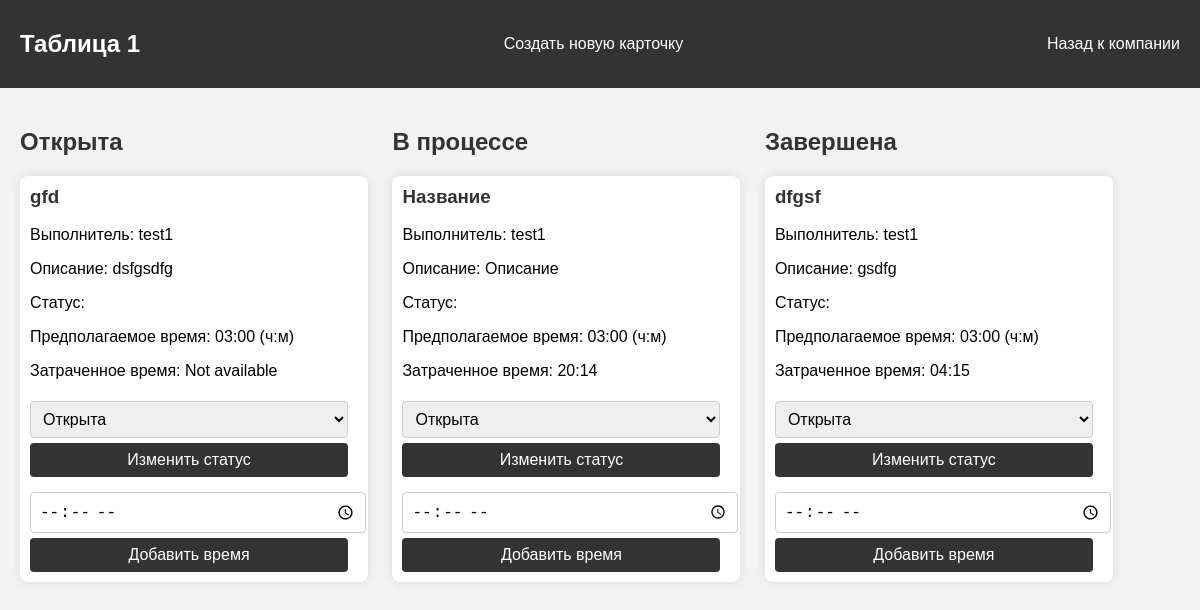
Page /agile-table/1 (signed in) on the committed database.
### app.py (models this page shows)
class AgileTable(Base):
    __tablename__ = 'agile'
    agile_id = Column(Integer, primary_key=True)
    agile_name = Column(String)
    company_id = Column(Integer, ForeignKey('company.company_id'))
    company = relationship("Company", back_populates="agile_tables")
    cards = relationship("Card", back_populates="agile")

class Card(Base):
    __tablename__ = 'card'
    card_id = Column(Integer, primary_key=True)
    card_title = Column(String)
    card_description = Column(String)
    creator_id = Column(Integer, ForeignKey('user.user_id'))
    creator = relationship("User", backref="created_cards")
    status_card_id = Column(Integer, ForeignKey('status_card.status_card_id'), default=1)
    status_card = relationship("StatusCard", back_populates="cards")
    estimated_time = Column(DateTime)
    actual_time = Column(DateTime)
    agile_id = Column(Integer, ForeignKey('agile.agile_id'))
    agile = relationship("AgileTable", back_populates="cards")

class User(Base):
    __tablename__ = 'user'
    user_id = Column(Integer, primary_key=True)
    username = Column(String, unique=True)
    email = Column(String, unique=True)
    password = Column(LargeBinary)
    company_staff = relationship("CompanyStaff", back_populates="user")
    user_role_id = Column(Integer, ForeignKey('user_role.user_role_id'))
    user_role = relationship("UserRole", back_populates="users")

### app.py (the view)
@app.route('/agile-table/<int:agile_id>')
def agile_table(agile_id):
    user_id = session['user_id']
    user_cards = Session.query(Card).filter_by(creator_id=user_id).all()
    for card in user_cards:
        print(card.card_title)
    agile_table = Session.query(AgileTable).get(agile_id)
    return render_template('agile_table.html', agile_table=agile_table)

### templates/agile_table.html (shortened to what this page needs)
<!DOCTYPE html>
<html lang="ru">
<head>
    <link rel="stylesheet" href="../static/agile_table.css">
</head>
<body>
    <div class="navbar">
        <h2 class="agile">{{ agile_table.agile_name }}</h2>
        <a href="/agile-table/{{ agile_table.agile_id }}/create-card" class="create-card-link">Создать новую карточку</a>
        <a href="/company/{{ agile_table.company_id }}" class="back-link">Назад к компании</a>
    </div>
    <div class="container">
        <div class="column">
            <h2>Открыта</h2>
            <ul>
                {% for card in agile_table.cards %}
                    {% if card.status_card_id == 1 %}
                        <li class="card">
                            <h3>{{ card.card_title }}</h3>
                            <p class="creator">Выполнитель: {{ card.creator.username }}</p>
                            <p class="description">Описание: {{ card.card_description }}</p>
                            <p class="status">Статус: {{ card.status_card.status_card_name }}</p>
                            <p class="estimated-time">Предполагаемое время: {{ card.estimated_time.strftime('%H:%M') }} (ч:м)</p>
                            {% if card.actual_time %}
                                <p class="actual-time">Затраченное время: {{ card.actual_time.strftime('%H:%M') }}</p>
                            {% else %}
                                <p class="actual-time">Затраченное время: Not available</p>
                            {% endif %}
                            <form action="/change-status/{{ card.card_id }}" method="POST" class="status-form">
                                <select name="new_status_id" class="status-select">
                                    <option value="1">Открыта</option>
                                </select>
                                <button type="submit" class="status-button">Изменить статус</button>
                            </form>
                            <form action="/add-elapsed-time/{{ card.card_id }}" method="POST" class="time-form">
                                <input type="time" name="elapsed_time" required class="time-input">
                                <button type="submit" class="time-button">Добавить время</button>
                            </form>
                        </li>
                    {% endif %}
                {% endfor %}
            </ul>
        </div>
        <div class="column">
            <h2>В процессе</h2>
            <ul>
                {% for card in agile_table.cards %}
                    {% if card.status_card_id == 2 %}
                        <li class="card">
                            <h3>{{ card.card_title }}</h3>
                            <p class="creator">Выполнитель: {{ card.creator.username }}</p>
                            <p class="description">Описание: {{ card.card_description }}</p>
                            <p class="status">Статус: {{ card.status_card.status_card_name }}</p>
                            <p class="estimated-time">Предполагаемое время: {{ card.estimated_time.strftime('%H:%M') }} (ч:м)</p>
                            {% if card.actual_time %}
                                <p class="actual-time">Затраченное время: {{ card.actual_time.strftime('%H:%M') }}</p>
                            {% else %}
                                <p class="actual-time">Затраченное время: Not available</p>
                            {% endif %}
                            <form action="/change-status/{{ card.card_id }}" method="POST" class="status-form">
                                <select name="new_status_id" class="status-select">
                                    <option value="1">Открыта</option>
                                </select>
                                <button type="submit" class="status-button">Изменить статус</button>
                            </form>
                            <form action="/add-elapsed-time/{{ card.card_id }}" method="POST" class="time-form">
                                <input type="time" name="elapsed_time" required class="time-input">
                                <button type="submit" class="time-button">Добавить время</button>
                            </form>
                        </li>
                    {% endif %}
                {% endfor %}
            </ul>
        </div>
        <div class="column">
            <h2>Завершена</h2>
            <ul>
                {% for card in agile_table.cards %}
                    {% if card.status_card_id == 3 %}
                        <li class="card">
                            <h3>{{ card.card_title }}</h3>
                            <p>Выполнитель: {{ card.creator.username }}</p>
                            <p>Описание: {{ card.card_description }}</p>
                            <p>Статус: {{ card.status_card.status_card_name }}</p>
                            <p>Предполагаемое время: {{ card.estimated_time.strftime('%H:%M') }} (ч:м)</p>
                            {% if card.actual_time %}
                                <p>Затраченное время: {{ card.actual_time.strftime('%H:%M') }}</p>
                            {% else %}
                                <p>Затраченное время: Not available</p>
                            {% endif %}
                            <form action="/change-status/{{ card.card_id }}" method="POST">
                                <select name="new_status_id">
                                    <option value="1">Открыта</option>
                                </select>
                                <button type="submit">Изменить статус</button>
                            </form>
                            <form action="/add-elapsed-time/{{ card.card_id }}" method="POST">
                                <input type="time" name="elapsed_time" required>
                                <button type="submit">Добавить время</button>
                            </form>
                        </li>
                    {% endif %}
                {% endfor %}
            </ul>
        </div>
    </body>
</html>

### static/agile_table.css (style rules this page uses)
body { font-family: Arial, sans-serif; background-color: #f2f2f2; margin: 0; padding: 0; }
.navbar { display: flex; justify-content: space-between; align-items: center; background-color: #333; color: #fff; padding: 10px 20px; }
.container { max-width: 1200px; margin: 0 auto; padding: 20px; }
h1, h2, h3 { color: #333333; }
.agile { color: #fff; }
a { color: #fff; text-decoration: none; }
.column { width: 30%; display: inline-block; vertical-align: top; margin-right: 20px; }
.card { background-color: #ffffff; padding: 10px; margin-bottom: 20px; border-radius: 8px; box-shadow: 0 0 10px rgba(0, 0, 0, 0.1); }
.card h3 { margin-top: 0; }
form { margin-top: 10px; }
select, input[type="time"], button { width: calc(100% - 10px); padding: 8px; margin-top: 5px; border: 1px solid #cccccc; border-radius: 4px; font-size: 16px; }
button { background-color: #333333; color: white; border: none; border-radius: 4px; cursor: pointer; }
ul { list-style-type: none; padding: 0; }

### rows in the picture
AgileTable: agile_name "Таблица 1"
Card: card_title "gfd", creator.username "test1", card_description "dsfgsdfg", estimated_time "03:00", shows "Затраченное время: Not available"
Card: card_title "Название", creator.username "test1", card_description "Описание", estimated_time "03:00", actual_time "20:14"
Card: card_title "dfgsf", creator.username "test1", card_description "gsdfg", estimated_time "03:00", actual_time "04:15"
